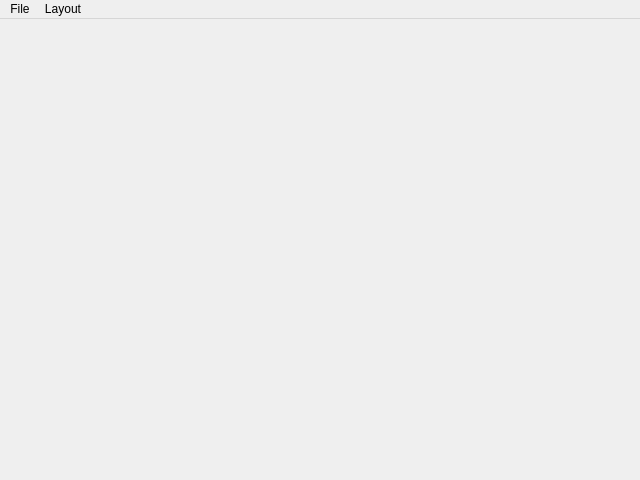
<?xml version="1.0" encoding="UTF-8"?>
<ui version="4.0">
 <class>MainWindow</class>
 <widget class="QMainWindow" name="MainWindow">
  <property name="geometry">
   <rect>
    <x>0</x>
    <y>0</y>
    <width>640</width>
    <height>480</height>
   </rect>
  </property>
  <property name="sizePolicy">
   <sizepolicy hsizetype="Preferred" vsizetype="MinimumExpanding">
    <horstretch>0</horstretch>
    <verstretch>0</verstretch>
   </sizepolicy>
  </property>
  <property name="windowTitle">
   <string>zxtune-qt</string>
  </property>
  <property name="windowIcon">
   <iconset>
    <normalon>:/zxtune.png</normalon>
   </iconset>
  </property>
  <widget class="QWidget" name="centralwidget">
   <layout class="QGridLayout" name="gridLayout">
    <property name="margin">
     <number>2</number>
    </property>
   </layout>
  </widget>
  <widget class="QMenuBar" name="menubar">
   <property name="geometry">
    <rect>
     <x>0</x>
     <y>0</y>
     <width>320</width>
     <height>24</height>
    </rect>
   </property>
   <property name="mouseTracking">
    <bool>true</bool>
   </property>
   <property name="contextMenuPolicy">
    <enum>Qt::PreventContextMenu</enum>
   </property>
   <property name="acceptDrops">
    <bool>false</bool>
   </property>
   <widget class="QMenu" name="menuLayout">
    <property name="title">
     <string notr="true">Layout</string>
    </property>
   </widget>
   <widget class="QMenu" name="menuFile">
    <property name="title">
     <string>File</string>
    </property>
    <addaction name="actionAddFiles"/>
    <addaction name="actionAddFolder"/>
    <addaction name="separator"/>
    <addaction name="actionQuit"/>
   </widget>
   <widget class="QMenu" name="menuHelp">
    <property name="title">
     <string>Help</string>
    </property>
    <addaction name="actionComponents"/>
    <addaction name="actionAbout"/>
    <addaction name="actionAboutQt"/>
   </widget>
   <addaction name="menuFile"/>
   <addaction name="menuLayout"/>
  </widget>
  <action name="actionAddFiles">
   <property name="icon">
    <iconset>
     <normalon>:/playlist/addfiles.png</normalon>
    </iconset>
   </property>
   <property name="text">
    <string>Add files</string>
   </property>
  </action>
  <action name="actionAddFolder">
   <property name="icon">
    <iconset>
     <normalon>:/playlist/addfolder.png</normalon>
    </iconset>
   </property>
   <property name="text">
    <string>Add folder</string>
   </property>
  </action>
  <action name="actionQuit">
   <property name="icon">
    <iconset>
     <normalon>:/application/exit.png</normalon>
    </iconset>
   </property>
   <property name="text">
    <string>Quit</string>
   </property>
  </action>
  <action name="actionComponents">
   <property name="icon">
    <iconset>
     <normalon>:/application/components.png</normalon>
    </iconset>
   </property>
   <property name="text">
    <string>Components</string>
   </property>
  </action>
  <action name="actionAbout">
   <property name="icon">
    <iconset>
     <normalon>:/application/about.png</normalon>
    </iconset>
   </property>
   <property name="text">
    <string>About</string>
   </property>
  </action>
  <action name="actionAboutQt">
   <property name="icon">
    <iconset>
     <normalon>:/application/aboutqt.png</normalon>
    </iconset>
   </property>
   <property name="text">
    <string>About QT</string>
   </property>
  </action>
 </widget>
 <resources>
  <include location="../res/icons.qrc"/>
 </resources>
 <connections>
  <connection>
   <sender>actionQuit</sender>
   <signal>triggered()</signal>
   <receiver>MainWindow</receiver>
   <slot>close()</slot>
  </connection>
 </connections>
</ui>
